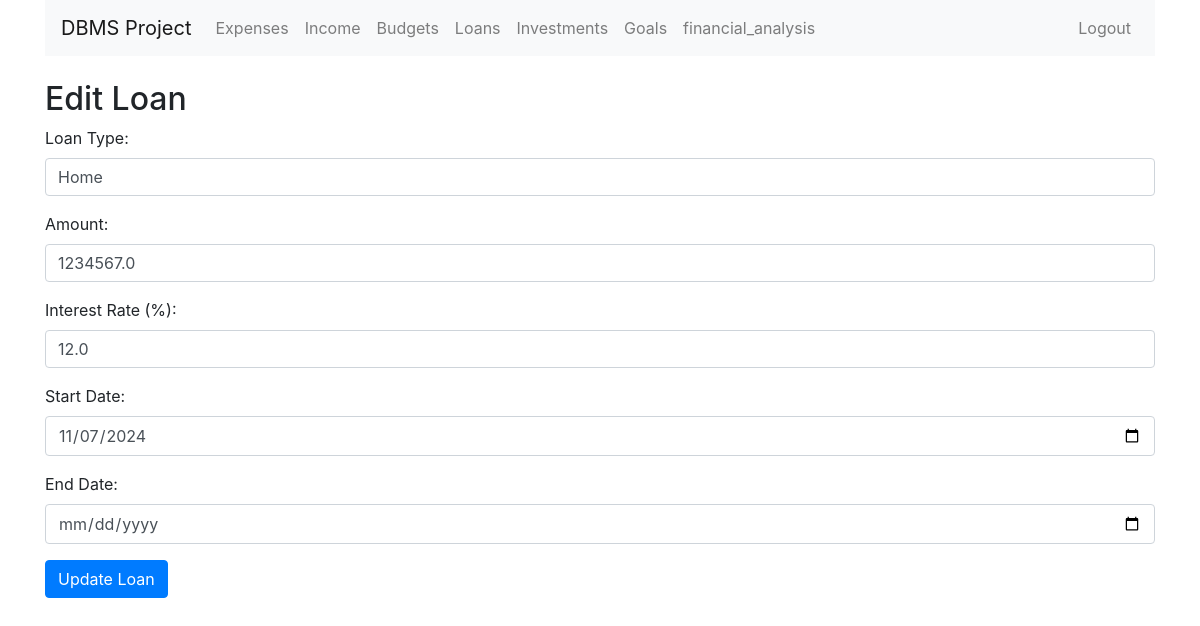
The app's page /loan/edit/2 (signed in) with its own data.
### tables this page shows
CREATE TABLE Loan (
                            loan_id INTEGER PRIMARY KEY AUTOINCREMENT,
                            user_id INTEGER,
                            loan_type TEXT,
                            amount REAL CHECK(amount > 0),
                            interest_rate REAL CHECK(interest_rate >= 0),
                            start_date DATE,
                            end_date DATE,
                            FOREIGN KEY (user_id) REFERENCES User(user_id)
                        );

### app.py (the view, shortened to what this page needs)
@app.route('/loan/edit/<int:loan_id>', methods=['GET', 'POST'])
@login_required
def edit_loan(loan_id):
    user_id = session['user_id']
    conn = get_db_connection()
    loan = conn.execute('SELECT * FROM Loan WHERE loan_id = ? AND user_id = ?', (loan_id, user_id)).fetchone()
    if loan is None:
        flash('Loan not found or you do not have permission to edit this loan.', 'danger')
        return redirect(url_for('view_loan'))
    conn.close()
    return render_template('edit_loan.html', loan=loan)

### app.py (called while the page is built)
def get_db_connection():
    conn = sqlite3.connect('db.db')
    conn.row_factory = sqlite3.Row
    return conn

def login_required(f):
    @wraps(f)
    def decorated_function(*args, **kwargs):
        if 'user_id' not in session:
            flash('Please log in first.', 'warning')
            return redirect(url_for('login'))
        return f(*args, **kwargs)
    return decorated_function

### templates/edit_loan.html (shortened to what this page needs)
{% extends 'base.html' %}
{% block content %}
<h2>Edit Loan</h2>
<form action="{{ url_for('edit_loan', loan_id=loan.loan_id) }}" method="POST">
    <div class="form-group">
        <label for="loan_type">Loan Type:</label>
        <input type="text" class="form-control" name="loan_type" value="{{ loan.loan_type }}" required>
    </div>
    <div class="form-group">
        <label for="amount">Amount:</label>
        <input type="number" class="form-control" name="amount" value="{{ loan.amount }}" required>
    </div>
    <div class="form-group">
        <label for="interest_rate">Interest Rate (%):</label>
        <input type="number" class="form-control" name="interest_rate" value="{{ loan.interest_rate }}" required>
    </div>
    <div class="form-group">
        <label for="start_date">Start Date:</label>
        <input type="date" class="form-control" name="start_date" value="{{ loan.start_date }}" required>
    </div>
    <div class="form-group">
        <label for="end_date">End Date:</label>
        <input type="date" class="form-control" name="end_date" value="{{ loan.end_date }}" required>
    </div>
    <button type="submit" class="btn btn-primary">Update Loan</button>
</form>
{% endblock %}

### records on screen
Loan: loan_type "Home", amount "1234567.0", interest_rate "12.0", start_date "11/07/2024"
